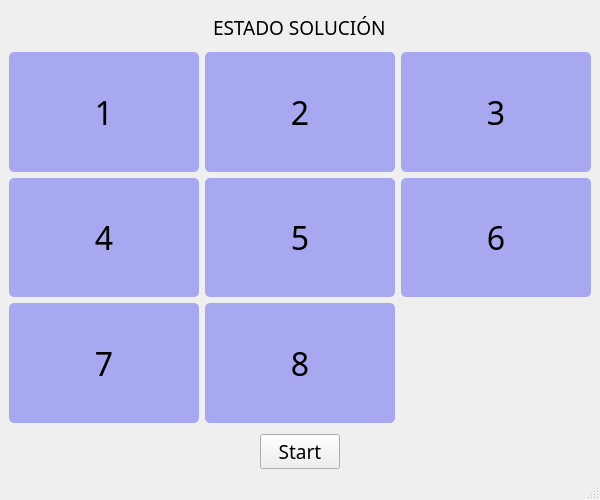
<?xml version="1.0" encoding="UTF-8"?>
<ui version="4.0">
 <class>MainWindow</class>
 <widget class="QMainWindow" name="MainWindow">
  <property name="geometry">
   <rect>
    <x>0</x>
    <y>0</y>
    <width>600</width>
    <height>500</height>
   </rect>
  </property>
  <property name="minimumSize">
   <size>
    <width>0</width>
    <height>0</height>
   </size>
  </property>
  <property name="windowTitle">
   <string>8 Puzzle</string>
  </property>
  <widget class="QWidget" name="centralwidget">
   <layout class="QVBoxLayout" name="verticalLayout">
    <item>
     <layout class="QVBoxLayout" name="verticalLayout_2">
      <item>
       <spacer name="verticalSpacer_3">
        <property name="orientation">
         <enum>Qt::Orientation::Vertical</enum>
        </property>
        <property name="sizeType">
         <enum>QSizePolicy::Policy::Fixed</enum>
        </property>
        <property name="sizeHint" stdset="0">
         <size>
          <width>5</width>
          <height>5</height>
         </size>
        </property>
       </spacer>
      </item>
      <item>
       <layout class="QHBoxLayout" name="horizontalLayout_4">
        <item>
         <widget class="QLabel" name="counter">
          <property name="sizePolicy">
           <sizepolicy hsizetype="Fixed" vsizetype="Fixed">
            <horstretch>0</horstretch>
            <verstretch>0</verstretch>
           </sizepolicy>
          </property>
          <property name="font">
           <font>
            <family>Bell MT</family>
            <pointsize>14</pointsize>
           </font>
          </property>
          <property name="text">
           <string>ESTADO SOLUCIÓN</string>
          </property>
          <property name="textFormat">
           <enum>Qt::TextFormat::AutoText</enum>
          </property>
          <property name="alignment">
           <set>Qt::AlignmentFlag::AlignLeading|Qt::AlignmentFlag::AlignLeft|Qt::AlignmentFlag::AlignVCenter</set>
          </property>
         </widget>
        </item>
       </layout>
      </item>
      <item>
       <spacer name="verticalSpacer">
        <property name="orientation">
         <enum>Qt::Orientation::Vertical</enum>
        </property>
        <property name="sizeType">
         <enum>QSizePolicy::Policy::Fixed</enum>
        </property>
        <property name="sizeHint" stdset="0">
         <size>
          <width>5</width>
          <height>5</height>
         </size>
        </property>
       </spacer>
      </item>
      <item>
       <layout class="QGridLayout" name="gridLayout">
        <item row="0" column="0">
         <widget class="QPushButton" name="Ficha1">
          <property name="enabled">
           <bool>false</bool>
          </property>
          <property name="sizePolicy">
           <sizepolicy hsizetype="MinimumExpanding" vsizetype="MinimumExpanding">
            <horstretch>0</horstretch>
            <verstretch>0</verstretch>
           </sizepolicy>
          </property>
          <property name="font">
           <font>
            <family>Bell MT</family>
            <pointsize>24</pointsize>
           </font>
          </property>
          <property name="styleSheet">
           <string notr="true">QPushButton
 {
	/* Color base del botón (lila) */
	background-color: #a8a8f0; 
	/* Color de texto en estado normal (negro) */    
	color: #000000; 
  	 /* Ajusta el radio del borde */
	border-radius: 5px; 
    padding: 5px;
}

QPushButton:hover:!pressed 
{
   	/* Color cuando pasas el cursor (morado) */
	background-color: #6a6ad8; 
	/* Color de texto en hover (blanco) */    
	color: #ffffff; 
}

QPushButton:pressed
{
	/* Color cuando presionas el botón (morado) */
	background-color: #6a6ad8; 
}</string>
          </property>
          <property name="text">
           <string>1</string>
          </property>
         </widget>
        </item>
        <item row="1" column="2">
         <widget class="QPushButton" name="Ficha6">
          <property name="enabled">
           <bool>false</bool>
          </property>
          <property name="sizePolicy">
           <sizepolicy hsizetype="MinimumExpanding" vsizetype="MinimumExpanding">
            <horstretch>0</horstretch>
            <verstretch>0</verstretch>
           </sizepolicy>
          </property>
          <property name="font">
           <font>
            <family>Bell MT</family>
            <pointsize>24</pointsize>
           </font>
          </property>
          <property name="styleSheet">
           <string notr="true">QPushButton
 {
	/* Color base del botón (lila) */
	background-color: #a8a8f0; 
	/* Color de texto en estado normal (negro) */    
	color: #000000; 
  	 /* Ajusta el radio del borde */
	border-radius: 5px; 
    padding: 5px;
}

QPushButton:hover:!pressed 
{
   	/* Color cuando pasas el cursor (morado) */
	background-color: #6a6ad8; 
	/* Color de texto en hover (blanco) */    
	color: #ffffff; 
}

QPushButton:pressed
{
	/* Color cuando presionas el botón (morado) */
	background-color: #6a6ad8; 
}</string>
          </property>
          <property name="text">
           <string>6</string>
          </property>
         </widget>
        </item>
        <item row="1" column="1">
         <widget class="QPushButton" name="Ficha5">
          <property name="enabled">
           <bool>false</bool>
          </property>
          <property name="sizePolicy">
           <sizepolicy hsizetype="MinimumExpanding" vsizetype="MinimumExpanding">
            <horstretch>0</horstretch>
            <verstretch>0</verstretch>
           </sizepolicy>
          </property>
          <property name="font">
           <font>
            <family>Bell MT</family>
            <pointsize>24</pointsize>
           </font>
          </property>
          <property name="styleSheet">
           <string notr="true">QPushButton
 {
	/* Color base del botón (lila) */
	background-color: #a8a8f0; 
	/* Color de texto en estado normal (negro) */    
	color: #000000; 
  	 /* Ajusta el radio del borde */
	border-radius: 5px; 
    padding: 5px;
}

QPushButton:hover:!pressed 
{
   	/* Color cuando pasas el cursor (morado) */
	background-color: #6a6ad8; 
	/* Color de texto en hover (blanco) */    
	color: #ffffff; 
}

QPushButton:pressed
{
	/* Color cuando presionas el botón (morado) */
	background-color: #6a6ad8; 
}</string>
          </property>
          <property name="text">
           <string>5</string>
          </property>
         </widget>
        </item>
        <item row="2" column="2">
         <widget class="QPushButton" name="emptyButton">
          <property name="enabled">
           <bool>false</bool>
          </property>
          <property name="sizePolicy">
           <sizepolicy hsizetype="MinimumExpanding" vsizetype="MinimumExpanding">
            <horstretch>0</horstretch>
            <verstretch>0</verstretch>
           </sizepolicy>
          </property>
          <property name="styleSheet">
           <string notr="true">QPushButton {
    background-color: transparent; /* Fondo transparente */
    border: none; /* Sin borde */
}
</string>
          </property>
          <property name="text">
           <string/>
          </property>
         </widget>
        </item>
        <item row="2" column="0">
         <widget class="QPushButton" name="Ficha7">
          <property name="enabled">
           <bool>false</bool>
          </property>
          <property name="sizePolicy">
           <sizepolicy hsizetype="MinimumExpanding" vsizetype="MinimumExpanding">
            <horstretch>0</horstretch>
            <verstretch>0</verstretch>
           </sizepolicy>
          </property>
          <property name="font">
           <font>
            <family>Bell MT</family>
            <pointsize>24</pointsize>
           </font>
          </property>
          <property name="styleSheet">
           <string notr="true">QPushButton
 {
	/* Color base del botón (lila) */
	background-color: #a8a8f0; 
	/* Color de texto en estado normal (negro) */    
	color: #000000; 
  	 /* Ajusta el radio del borde */
	border-radius: 5px; 
    padding: 5px;
}

QPushButton:hover:!pressed 
{
   	/* Color cuando pasas el cursor (morado) */
	background-color: #6a6ad8; 
	/* Color de texto en hover (blanco) */    
	color: #ffffff; 
}

QPushButton:pressed
{
	/* Color cuando presionas el botón (morado) */
	background-color: #6a6ad8; 
}</string>
          </property>
          <property name="text">
           <string>7</string>
          </property>
         </widget>
        </item>
        <item row="2" column="1">
         <widget class="QPushButton" name="Ficha8">
          <property name="enabled">
           <bool>false</bool>
          </property>
          <property name="sizePolicy">
           <sizepolicy hsizetype="MinimumExpanding" vsizetype="MinimumExpanding">
            <horstretch>0</horstretch>
            <verstretch>0</verstretch>
           </sizepolicy>
          </property>
          <property name="font">
           <font>
            <family>Bell MT</family>
            <pointsize>24</pointsize>
           </font>
          </property>
          <property name="styleSheet">
           <string notr="true">QPushButton
 {
	/* Color base del botón (lila) */
	background-color: #a8a8f0; 
	/* Color de texto en estado normal (negro) */    
	color: #000000; 
  	 /* Ajusta el radio del borde */
	border-radius: 5px; 
    padding: 5px;
}

QPushButton:hover:!pressed 
{
   	/* Color cuando pasas el cursor (morado) */
	background-color: #6a6ad8; 
	/* Color de texto en hover (blanco) */    
	color: #ffffff; 
}

QPushButton:pressed
{
	/* Color cuando presionas el botón (morado) */
	background-color: #6a6ad8; 
}</string>
          </property>
          <property name="text">
           <string>8</string>
          </property>
         </widget>
        </item>
        <item row="0" column="1">
         <widget class="QPushButton" name="Ficha2">
          <property name="enabled">
           <bool>false</bool>
          </property>
          <property name="sizePolicy">
           <sizepolicy hsizetype="MinimumExpanding" vsizetype="MinimumExpanding">
            <horstretch>0</horstretch>
            <verstretch>0</verstretch>
           </sizepolicy>
          </property>
          <property name="font">
           <font>
            <family>Bell MT</family>
            <pointsize>24</pointsize>
           </font>
          </property>
          <property name="styleSheet">
           <string notr="true">QPushButton
 {
	/* Color base del botón (lila) */
	background-color: #a8a8f0; 
	/* Color de texto en estado normal (negro) */    
	color: #000000; 
  	 /* Ajusta el radio del borde */
	border-radius: 5px; 
    padding: 5px;
}

QPushButton:hover:!pressed 
{
   	/* Color cuando pasas el cursor (morado) */
	background-color: #6a6ad8; 
	/* Color de texto en hover (blanco) */    
	color: #ffffff; 
}

QPushButton:pressed
{
	/* Color cuando presionas el botón (morado) */
	background-color: #6a6ad8; 
}</string>
          </property>
          <property name="text">
           <string>2</string>
          </property>
         </widget>
        </item>
        <item row="0" column="2">
         <widget class="QPushButton" name="Ficha3">
          <property name="enabled">
           <bool>false</bool>
          </property>
          <property name="sizePolicy">
           <sizepolicy hsizetype="MinimumExpanding" vsizetype="MinimumExpanding">
            <horstretch>0</horstretch>
            <verstretch>0</verstretch>
           </sizepolicy>
          </property>
          <property name="font">
           <font>
            <family>Bell MT</family>
            <pointsize>24</pointsize>
           </font>
          </property>
          <property name="styleSheet">
           <string notr="true">QPushButton
 {
	/* Color base del botón (lila) */
	background-color: #a8a8f0; 
	/* Color de texto en estado normal (negro) */    
	color: #000000; 
  	 /* Ajusta el radio del borde */
	border-radius: 5px; 
    padding: 5px;
}

QPushButton:hover:!pressed 
{
   	/* Color cuando pasas el cursor (morado) */
	background-color: #6a6ad8; 
	/* Color de texto en hover (blanco) */    
	color: #ffffff; 
}

QPushButton:pressed
{
	/* Color cuando presionas el botón (morado) */
	background-color: #6a6ad8; 
}</string>
          </property>
          <property name="text">
           <string>3</string>
          </property>
         </widget>
        </item>
        <item row="1" column="0">
         <widget class="QPushButton" name="Ficha4">
          <property name="enabled">
           <bool>false</bool>
          </property>
          <property name="sizePolicy">
           <sizepolicy hsizetype="MinimumExpanding" vsizetype="MinimumExpanding">
            <horstretch>0</horstretch>
            <verstretch>0</verstretch>
           </sizepolicy>
          </property>
          <property name="palette">
           <palette>
            <active>
             <colorrole role="WindowText">
              <brush brushstyle="SolidPattern">
               <color alpha="255">
                <red>0</red>
                <green>0</green>
                <blue>0</blue>
               </color>
              </brush>
             </colorrole>
             <colorrole role="Button">
              <brush brushstyle="SolidPattern">
               <color alpha="255">
                <red>168</red>
                <green>168</green>
                <blue>240</blue>
               </color>
              </brush>
             </colorrole>
             <colorrole role="Text">
              <brush brushstyle="SolidPattern">
               <color alpha="255">
                <red>0</red>
                <green>0</green>
                <blue>0</blue>
               </color>
              </brush>
             </colorrole>
             <colorrole role="ButtonText">
              <brush brushstyle="SolidPattern">
               <color alpha="255">
                <red>0</red>
                <green>0</green>
                <blue>0</blue>
               </color>
              </brush>
             </colorrole>
             <colorrole role="Base">
              <brush brushstyle="SolidPattern">
               <color alpha="255">
                <red>168</red>
                <green>168</green>
                <blue>240</blue>
               </color>
              </brush>
             </colorrole>
             <colorrole role="Window">
              <brush brushstyle="SolidPattern">
               <color alpha="255">
                <red>168</red>
                <green>168</green>
                <blue>240</blue>
               </color>
              </brush>
             </colorrole>
             <colorrole role="PlaceholderText">
              <brush brushstyle="SolidPattern">
               <color alpha="128">
                <red>0</red>
                <green>0</green>
                <blue>0</blue>
               </color>
              </brush>
             </colorrole>
            </active>
            <inactive>
             <colorrole role="WindowText">
              <brush brushstyle="SolidPattern">
               <color alpha="255">
                <red>0</red>
                <green>0</green>
                <blue>0</blue>
               </color>
              </brush>
             </colorrole>
             <colorrole role="Button">
              <brush brushstyle="SolidPattern">
               <color alpha="255">
                <red>168</red>
                <green>168</green>
                <blue>240</blue>
               </color>
              </brush>
             </colorrole>
             <colorrole role="Text">
              <brush brushstyle="SolidPattern">
               <color alpha="255">
                <red>0</red>
                <green>0</green>
                <blue>0</blue>
               </color>
              </brush>
             </colorrole>
             <colorrole role="ButtonText">
              <brush brushstyle="SolidPattern">
               <color alpha="255">
                <red>0</red>
                <green>0</green>
                <blue>0</blue>
               </color>
              </brush>
             </colorrole>
             <colorrole role="Base">
              <brush brushstyle="SolidPattern">
               <color alpha="255">
                <red>168</red>
                <green>168</green>
                <blue>240</blue>
               </color>
              </brush>
             </colorrole>
             <colorrole role="Window">
              <brush brushstyle="SolidPattern">
               <color alpha="255">
                <red>168</red>
                <green>168</green>
                <blue>240</blue>
               </color>
              </brush>
             </colorrole>
             <colorrole role="PlaceholderText">
              <brush brushstyle="SolidPattern">
               <color alpha="128">
                <red>0</red>
                <green>0</green>
                <blue>0</blue>
               </color>
              </brush>
             </colorrole>
            </inactive>
            <disabled>
             <colorrole role="WindowText">
              <brush brushstyle="SolidPattern">
               <color alpha="255">
                <red>0</red>
                <green>0</green>
                <blue>0</blue>
               </color>
              </brush>
             </colorrole>
             <colorrole role="Button">
              <brush brushstyle="SolidPattern">
               <color alpha="255">
                <red>168</red>
                <green>168</green>
                <blue>240</blue>
               </color>
              </brush>
             </colorrole>
             <colorrole role="Text">
              <brush brushstyle="SolidPattern">
               <color alpha="255">
                <red>0</red>
                <green>0</green>
                <blue>0</blue>
               </color>
              </brush>
             </colorrole>
             <colorrole role="ButtonText">
              <brush brushstyle="SolidPattern">
               <color alpha="255">
                <red>0</red>
                <green>0</green>
                <blue>0</blue>
               </color>
              </brush>
             </colorrole>
             <colorrole role="Base">
              <brush brushstyle="SolidPattern">
               <color alpha="255">
                <red>168</red>
                <green>168</green>
                <blue>240</blue>
               </color>
              </brush>
             </colorrole>
             <colorrole role="Window">
              <brush brushstyle="SolidPattern">
               <color alpha="255">
                <red>168</red>
                <green>168</green>
                <blue>240</blue>
               </color>
              </brush>
             </colorrole>
             <colorrole role="PlaceholderText">
              <brush brushstyle="SolidPattern">
               <color alpha="128">
                <red>0</red>
                <green>0</green>
                <blue>0</blue>
               </color>
              </brush>
             </colorrole>
            </disabled>
           </palette>
          </property>
          <property name="font">
           <font>
            <family>Bell MT</family>
            <pointsize>24</pointsize>
           </font>
          </property>
          <property name="styleSheet">
           <string notr="true">QPushButton
 {
	/* Color base del botón (lila) */
	background-color: #a8a8f0; 
	/* Color de texto en estado normal (negro) */    
	color: #000000; 
  	 /* Ajusta el radio del borde */
	border-radius: 5px; 
    padding: 5px;
}

QPushButton:hover:!pressed 
{
   	/* Color cuando pasas el cursor (morado) */
	background-color: #6a6ad8; 
	/* Color de texto en hover (blanco) */    
	color: #ffffff; 
}

QPushButton:pressed
{
	/* Color cuando presionas el botón (morado) */
	background-color: #6a6ad8; 
}</string>
          </property>
          <property name="text">
           <string>4</string>
          </property>
         </widget>
        </item>
       </layout>
      </item>
      <item>
       <spacer name="verticalSpacer_2">
        <property name="orientation">
         <enum>Qt::Orientation::Vertical</enum>
        </property>
        <property name="sizeType">
         <enum>QSizePolicy::Policy::Fixed</enum>
        </property>
        <property name="sizeHint" stdset="0">
         <size>
          <width>5</width>
          <height>5</height>
         </size>
        </property>
       </spacer>
      </item>
      <item>
       <layout class="QHBoxLayout" name="horizontalLayout_5">
        <item>
         <widget class="QPushButton" name="resetButton">
          <property name="sizePolicy">
           <sizepolicy hsizetype="Fixed" vsizetype="Fixed">
            <horstretch>0</horstretch>
            <verstretch>0</verstretch>
           </sizepolicy>
          </property>
          <property name="minimumSize">
           <size>
            <width>80</width>
            <height>30</height>
           </size>
          </property>
          <property name="baseSize">
           <size>
            <width>0</width>
            <height>0</height>
           </size>
          </property>
          <property name="font">
           <font>
            <family>Bell MT</family>
            <pointsize>14</pointsize>
           </font>
          </property>
          <property name="layoutDirection">
           <enum>Qt::LayoutDirection::LeftToRight</enum>
          </property>
          <property name="styleSheet">
           <string notr="true">QPushButton:hover {
    border: 2px solid #5a5a5a; /* Borde al pasar el cursor */
    border-radius: 4px; /* Ajuste para bordes redondeados */
}</string>
          </property>
          <property name="text">
           <string>Start</string>
          </property>
         </widget>
        </item>
       </layout>
      </item>
     </layout>
    </item>
   </layout>
  </widget>
  <widget class="QMenuBar" name="menubar">
   <property name="geometry">
    <rect>
     <x>0</x>
     <y>0</y>
     <width>600</width>
     <height>21</height>
    </rect>
   </property>
  </widget>
  <widget class="QStatusBar" name="statusbar"/>
 </widget>
 <resources/>
 <connections/>
</ui>
